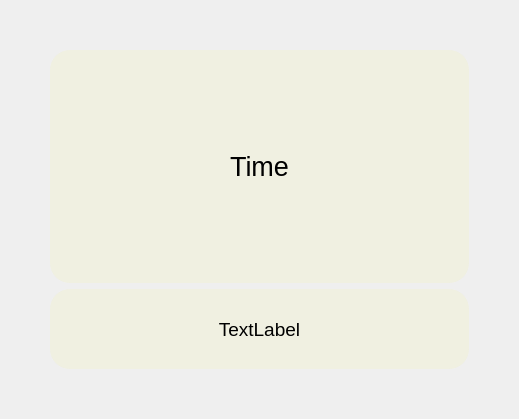
<?xml version="1.0" encoding="UTF-8"?>
<ui version="4.0">
 <class>Dialog</class>
 <widget class="QDialog" name="Dialog">
  <property name="geometry">
   <rect>
    <x>0</x>
    <y>0</y>
    <width>519</width>
    <height>419</height>
   </rect>
  </property>
  <property name="windowTitle">
   <string>Dialog</string>
  </property>
  <property name="styleSheet">
   <string notr="true">background-image:url(./images/background.png);</string>
  </property>
  <layout class="QGridLayout" name="gridLayout" rowstretch="50,10">
   <property name="leftMargin">
    <number>50</number>
   </property>
   <property name="topMargin">
    <number>50</number>
   </property>
   <property name="rightMargin">
    <number>50</number>
   </property>
   <property name="bottomMargin">
    <number>50</number>
   </property>
   <item row="0" column="0">
    <widget class="QLabel" name="label">
     <property name="maximumSize">
      <size>
       <width>500</width>
       <height>400</height>
      </size>
     </property>
     <property name="font">
      <font>
       <family>Microsoft YaHei UI</family>
       <pointsize>20</pointsize>
      </font>
     </property>
     <property name="styleSheet">
      <string notr="true">background-image:url();background-color:rgb(240,240,220,200);border-radius:20px;</string>
     </property>
     <property name="text">
      <string>Time</string>
     </property>
     <property name="alignment">
      <set>Qt::AlignCenter</set>
     </property>
    </widget>
   </item>
   <item row="1" column="0">
    <widget class="QLabel" name="label_1">
     <property name="minimumSize">
      <size>
       <width>0</width>
       <height>80</height>
      </size>
     </property>
     <property name="maximumSize">
      <size>
       <width>500</width>
       <height>16777215</height>
      </size>
     </property>
     <property name="font">
      <font>
       <family>Microsoft YaHei UI</family>
       <pointsize>14</pointsize>
      </font>
     </property>
     <property name="styleSheet">
      <string notr="true">background-image:url();background-color:rgb(240,240,220,200);border-radius:20px;</string>
     </property>
     <property name="text">
      <string>TextLabel</string>
     </property>
     <property name="alignment">
      <set>Qt::AlignCenter</set>
     </property>
     <property name="wordWrap">
      <bool>true</bool>
     </property>
     <property name="margin">
      <number>20</number>
     </property>
    </widget>
   </item>
  </layout>
 </widget>
 <resources>
  <include location="resourcefile.qrc"/>
 </resources>
 <connections/>
</ui>
